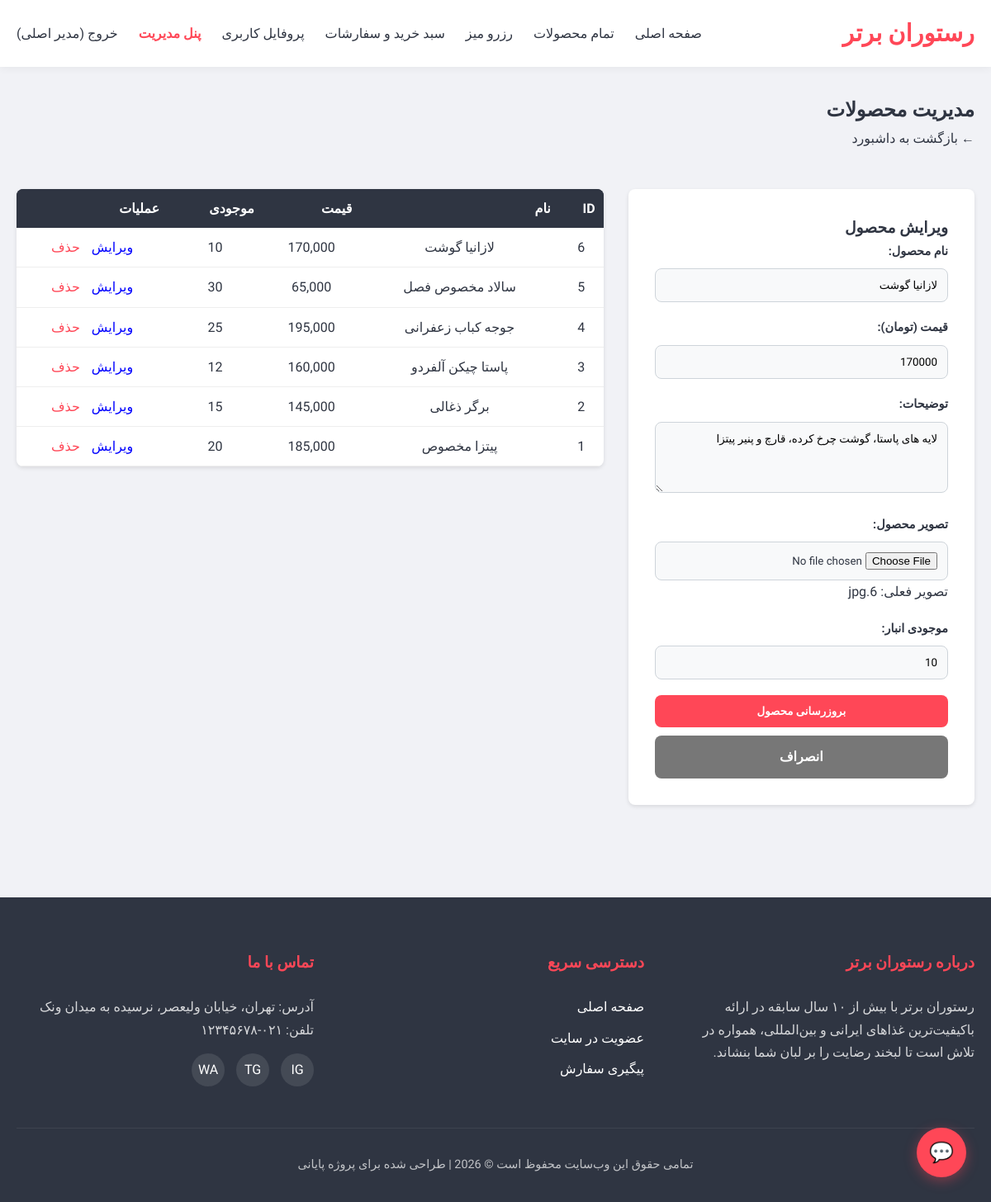
The page /admin/products.php?edit=6 (signed in) on the database its author committed.
### tables this page shows
CREATE TABLE IF NOT EXISTS products (
    id INT AUTO_INCREMENT PRIMARY KEY,
    name VARCHAR(100) NOT NULL,
    price DECIMAL(10, 0) NOT NULL,
    description TEXT,
    image VARCHAR(255),
    stock INT NOT NULL DEFAULT 0,
    created_at TIMESTAMP DEFAULT CURRENT_TIMESTAMP
);

### admin/products.php (the view, shortened to what this page needs)
<?php
require_once '../config/db.php';
$products = $pdo->query("SELECT * FROM products ORDER BY id DESC")->fetchAll();
$edit_product = null;
if (isset($_GET['edit'])) {
    $stmt = $pdo->prepare("SELECT * FROM products WHERE id = ?");
    $stmt->execute([$_GET['edit']]);
    $edit_product = $stmt->fetch();
}
include '../includes/header.php';
?>
<div style="padding: 2rem 0;">
    <h2>مدیریت محصولات</h2>
    <a href="dashboard.php" style="display: inline-block; margin-bottom: 1rem;">&larr; بازگشت به داشبورد</a>
    <div style="display: flex; gap: 30px; flex-wrap: wrap; margin-top: 2rem;">
        <div style="flex: 1; min-width: 300px; background: #fff; padding: 2rem; border-radius: 8px; box-shadow: 0 2px 5px rgba(0,0,0,0.1); align-self: flex-start;">
            <h3><?php echo $edit_product ? 'ویرایش محصول' : 'افزودن محصول جدید'; ?></h3>
            <form action="products.php" method="POST" enctype="multipart/form-data">
                <div class="form-group">
                    <label>نام محصول:</label>
                    <input type="text" name="name" value="<?php echo $edit_product['name'] ?? ''; ?>" required>
                </div>
                <div class="form-group">
                    <label>قیمت (تومان):</label>
                    <input type="number" name="price" value="<?php echo $edit_product['price'] ?? ''; ?>" required>
                </div>
                <div class="form-group">
                    <label>توضیحات:</label>
                    <textarea name="description" rows="4" required><?php echo $edit_product['description'] ?? ''; ?></textarea>
                </div>
                <div class="form-group">
                    <label>تصویر محصول:</label>
                    <input type="file" name="image" <?php echo $edit_product ? '' : 'required'; ?>>
                    <?php if ($edit_product && $edit_product['image']): ?>
                        <p>تصویر فعلی: <?php echo $edit_product['image']; ?></p>
                    <?php endif; ?>
                </div>
                <div class="form-group">
                    <label>موجودی انبار:</label>
                    <input type="number" name="stock" value="<?php echo $edit_product['stock'] ?? '0'; ?>" required>
                </div>
                <button type="submit" class="btn btn-block"><?php echo $edit_product ? 'بروزرسانی محصول' : 'ثبت محصول'; ?></button>
                <?php if ($edit_product): ?>
                    <a href="products.php" class="btn btn-block" style="background: #777; margin-top: 10px;">انصراف</a>
                <?php endif; ?>
            </form>
        </div>
        <div style="flex: 2; min-width: 300px;">
            <table style="width: 100%; border-collapse: collapse; background: #fff; border-radius: 8px; overflow: hidden; box-shadow: 0 2px 5px rgba(0,0,0,0.1);">
                <thead style="background: var(--secondary-color); color: #fff;">
                    <tr>
                        <th style="padding: 10px;">ID</th>
                        <th style="padding: 10px;">نام</th>
                        <th style="padding: 10px;">قیمت</th>
                        <th style="padding: 10px;">موجودی</th>
                        <th style="padding: 10px;">عملیات</th>
                    </tr>
                </thead>
                <tbody>
                    <?php foreach ($products as $p): ?>
                        <tr style="border-bottom: 1px solid #eee; text-align: center;">
                            <td style="padding: 10px;"><?php echo $p['id']; ?></td>
                            <td style="padding: 10px;"><?php echo htmlspecialchars($p['name']); ?></td>
                            <td style="padding: 10px;"><?php echo number_format($p['price']); ?></td>
                            <td style="padding: 10px;"><?php echo $p['stock']; ?></td>
                            <td style="padding: 10px;">
                                <a href="products.php?edit=<?php echo $p['id']; ?>" style="color: blue; margin-left: 10px;">ویرایش</a>
                                <a href="products.php?delete=<?php echo $p['id']; ?>" style="color: var(--danger-color);" onclick="return confirm('آیا از حذف این محصول مطمئن هستید؟')">حذف</a>
                            </td>
                        </tr>
                    <?php endforeach; ?>
                </tbody>
            </table>
        </div>
    </div>
</div>
<?php include '../includes/footer.php'; ?>

### assets/css/style.css (style rules this page uses)
:root { --primary-color: #ff4757; --primary-dark: #e84118; --secondary-color: #2f3542; --light-color: #f1f2f6; --dark-color: #2f3542; --success-color: #2ed573; --danger-color: #ff4757; --white: #ffffff; --shadow: 0 4px 6px rgba(0,0,0,0.1); --transition: all 0.3s ease; }
* { margin: 0; padding: 0; box-sizing: border-box; font-family: 'Vazirmatn', 'Tahoma', sans-serif; }
body { background-color: var(--light-color); line-height: 1.7; direction: rtl; text-align: right; color: var(--dark-color); }
a { text-decoration: none; color: inherit; transition: var(--transition); }
.btn { display: inline-block; padding: 12px 25px; background: var(--primary-color); color: var(--white); border-radius: 8px; border: none; cursor: pointer; transition: var(--transition); font-weight: 700; text-align: center; }
.btn-block { display: block; width: 100%; }
.form-group { margin-bottom: 1.2rem; }
.form-group label { display: block; margin-bottom: 0.5rem; font-weight: 700; font-size: 0.9rem; }
.form-group input, .form-group textarea, .form-group select { width: 100%; padding: 12px; border: 1px solid #ced4da; border-radius: 8px; background-color: #f8f9fa; transition: var(--transition); }
table { width: 100%; border-collapse: collapse; }
th { background: var(--secondary-color); color: var(--white); padding: 15px; text-align: right; }
td { padding: 15px; border-bottom: 1px solid #eee; }

### rows shown on the page
products: name "لازانیا گوشت", price "170000", description "لایه های پاستا، گوشت چرخ کرده، قارچ و پنیر پیتزا", image "6.jpg", stock "10", id "6", price "170,000"
products: id "5", name "سالاد مخصوص فصل", price "65,000", stock "30"
products: id "4", name "جوجه کباب زعفرانی", price "195,000", stock "25"
products: id "3", name "پاستا چیکن آلفردو", price "160,000", stock "12"
products: id "2", name "برگر ذغالی", price "145,000", stock "15"
products: id "1", name "پیتزا مخصوص", price "185,000", stock "20"

### other values the page prints
$_SESSION['user_name'] "مدیر اصلی"
